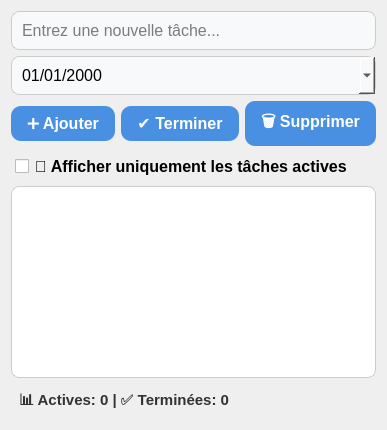
<?xml version="1.0" encoding="UTF-8"?>
<ui version="4.0">
 <class>TodoList</class>
 <widget class="QDialog" name="TodoList">
  <property name="windowTitle">
   <string>📝 Liste des Tâches</string>
  </property>
  <property name="styleSheet">
   <string notr="true">
    QWidget {
        background-color: qlineargradient(x1:0, y1:0, x2:0, y2:1,
            stop:0 #DCEEFF, stop:1 #ffffff);
        font-family: "Segoe UI";
        font-size: 12pt;
    }

    QLineEdit, QDateEdit {
        padding: 8px;
        border: 1px solid #cccccc;
        border-radius: 8px;
        background-color: #f8f9fa;
    }

    QPushButton {
        background-color: #4A90E2;
        color: white;
        font-weight: bold;
        padding: 8px 16px;
        border-radius: 10px;
    }

    QPushButton:hover {
        background-color: #357ABD;
    }

    QTableView {
        border: 1px solid #CCCCCC;
        border-radius: 8px;
        background-color: #ffffff;
        gridline-color: #E0E0E0;
        selection-background-color: #D6EAF8;
        alternate-background-color: #F7FBFF;
    }

    QCheckBox {
        font-weight: bold;
        padding: 4px;
    }

    QLabel {
        font-size: 11pt;
        font-weight: bold;
        color: #333;
        padding: 4px;
    }
   </string>
  </property>
  <layout class="QVBoxLayout" name="verticalLayout">
   <item>
    <widget class="QLineEdit" name="lineEditTache">
     <property name="placeholderText">
      <string>Entrez une nouvelle tâche...</string>
     </property>
    </widget>
   </item>
   <item>
    <widget class="QDateEdit" name="dateEditLimite">
     <property name="calendarPopup">
      <bool>true</bool>
     </property>
     <property name="displayFormat">
      <string>dd/MM/yyyy</string>
     </property>
     <property name="date">
      <date>2025-04-20</date>
     </property>
    </widget>
   </item>
   <item>
    <layout class="QHBoxLayout" name="horizontalLayout">
     <item>
      <widget class="QPushButton" name="btnAjouterTache">
       <property name="text">
        <string>➕ Ajouter</string>
       </property>
      </widget>
     </item>
     <item>
      <widget class="QPushButton" name="btnTerminerTache">
       <property name="text">
        <string>✔️ Terminer</string>
       </property>
      </widget>
     </item>
     <item>
      <widget class="QPushButton" name="btnSupprimerTache">
       <property name="text">
        <string>🗑️ Supprimer</string>
       </property>
      </widget>
     </item>
    </layout>
   </item>
   <item>
    <widget class="QCheckBox" name="checkBoxActives">
     <property name="text">
      <string>🔎 Afficher uniquement les tâches actives</string>
     </property>
    </widget>
   </item>
   <item>
    <widget class="QTableView" name="tableViewTaches">
     <property name="alternatingRowColors">
      <bool>true</bool>
     </property>
     <property name="selectionBehavior">
      <enum>QAbstractItemView::SelectRows</enum>
     </property>
    </widget>
   </item>
   <item>
    <widget class="QLabel" name="labelStatsTaches">
     <property name="text">
      <string>📊 Actives: 0 | ✅ Terminées: 0</string>
     </property>
    </widget>
   </item>
  </layout>
 </widget>
 <resources/>
 <connections/>
</ui>
